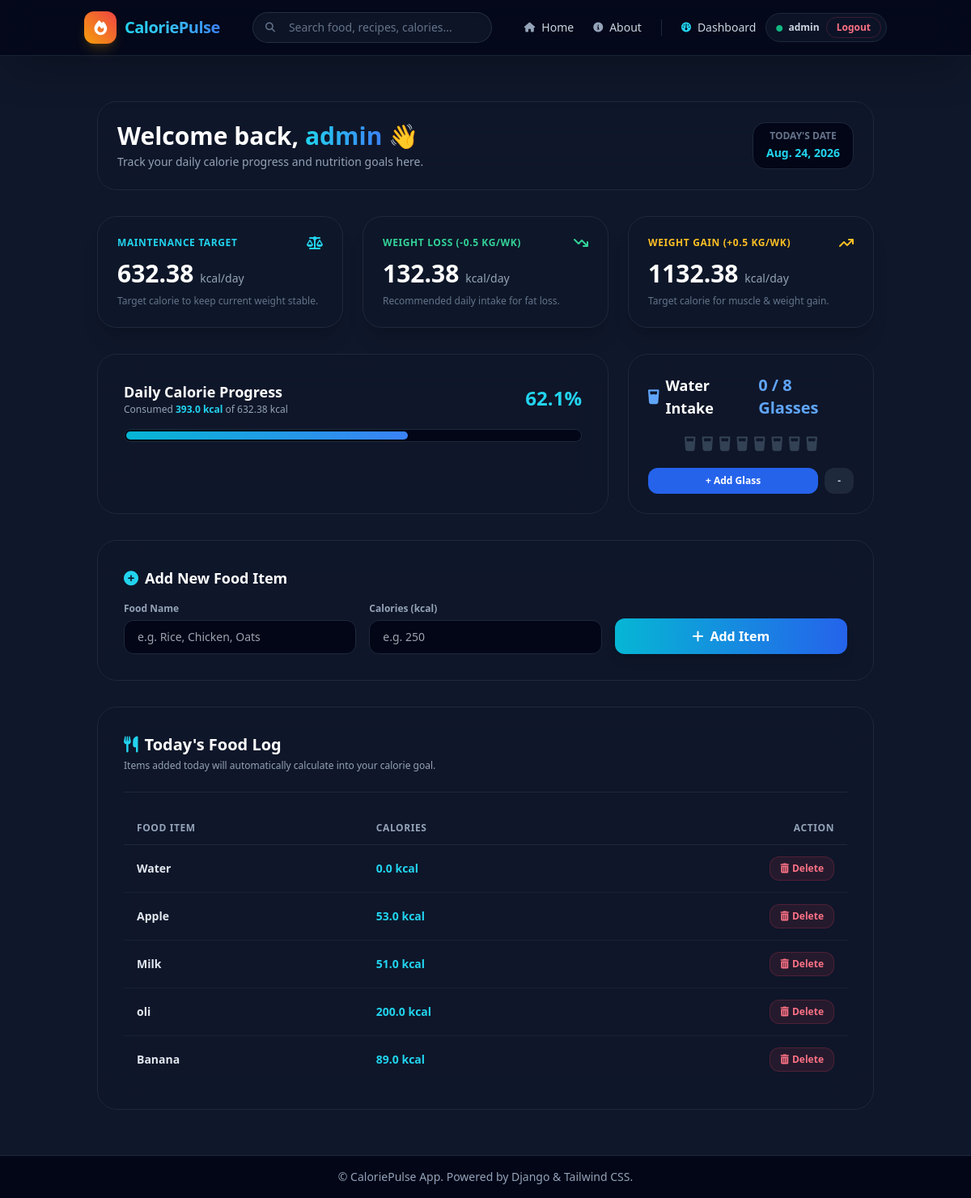
The page /dashboard/ (signed in) on the database its author committed.
### calorie_app/models.py (models this page shows)
class FoodItem(models.Model):
    user = models.ForeignKey(User, on_delete=models.CASCADE)
    item_name = models.CharField(max_length=100)
    calorie_consumed = models.FloatField()
    date = models.DateField(auto_now_add=True)

### calorie_app/views.py (the view, shortened to what this page needs)
# urls.py: path('dashboard/', views.dashboard_view, name='dashboard'),
def dashboard_view(request):
    if not request.user.is_authenticated:
        return redirect('login')
    user_profile = UserProfile.objects.filter(user=request.user).first()
    today = date.today()
    today_items = FoodItem.objects.filter(user=request.user, date=today)
    bmr = user_profile.calculate_bmr() if user_profile else 1700
    weight_loss = max(0, bmr - 500)
    weight_gain = bmr + 500
    total_calories = sum(item.calorie_consumed for item in today_items)
    progress_percentage = min(100, round((total_calories / bmr) * 100, 1)) if bmr > 0 else 0
    context = {
        'profile': user_profile,
        'today_items': today_items,
        'bmr': round(bmr, 2),
        'weight_loss': round(weight_loss, 2),
        'weight_gain': round(weight_gain, 2),
        'total_calories': total_calories,
        'progress_percentage': progress_percentage,
    }
    return render(request, 'dashboard.html', context)

### calorie_app/models.py (called while the page is built)
    def calculate_bmr(self):
        if self.gender == 'Male':
            return 66.47 + (13.75 * self.weight_kg) + (5.003 * self.height_cm) - (6.755 * self.age)
        else:
            return 655.1 + (9.563 * self.weight_kg) + (1.850 * self.height_cm) - (4.676 * self.age)

### calorie_app/templates/dashboard.html (shortened to what this page needs)
{% extends 'base.html' %}
{% block content %}
<div class="max-w-7xl mx-auto space-y-8 py-6 px-4">
  <div
    class="flex flex-col md:flex-row md:items-center justify-between gap-4 bg-slate-900/80 border border-slate-800 p-6 rounded-3xl backdrop-blur-xl"
  >
    <div>
      <h1
        class="text-2xl sm:text-3xl font-extrabold text-white flex items-center gap-2"
      >
        Welcome back,
        <span
          class="bg-gradient-to-r from-cyan-400 to-blue-500 bg-clip-text text-transparent"
          >{{ user.username }}</span
        >
        👋
      </h1>
      <p class="text-slate-400 text-sm mt-1">
        Track your daily calorie progress and nutrition goals here.
      </p>
    </div>
    <div class="flex items-center gap-3">
      <div
        class="px-4 py-2 bg-slate-950 border border-slate-800 rounded-2xl text-center"
      >
        <span class="text-xs text-slate-500 block uppercase font-bold"
          >Today's Date</span
        >
        <span class="text-sm text-cyan-400 font-bold">{% now "N j, Y" %}</span>
      </div>
    </div>
  </div>
  <div class="grid grid-cols-1 md:grid-cols-3 gap-6">
    <div
      class="bg-slate-900/70 border border-slate-800 hover:border-cyan-500/40 p-6 rounded-3xl transition-all shadow-xl"
    >
      <div class="flex justify-between items-center mb-3">
        <span class="text-xs font-bold text-cyan-400 uppercase tracking-wider"
          >Maintenance Target</span
        >
        <i class="fa-solid fa-scale-balanced text-cyan-400"></i>
      </div>
      <h2 class="text-3xl font-extrabold text-white">
        {{ bmr }}
        <span class="text-sm font-normal text-slate-400">kcal/day</span>
      </h2>
      <p class="text-xs text-slate-500 mt-2">
        Target calorie to keep current weight stable.
      </p>
    </div>
    <div
      class="bg-slate-900/70 border border-slate-800 hover:border-emerald-500/40 p-6 rounded-3xl transition-all shadow-xl"
    >
      <div class="flex justify-between items-center mb-3">
        <span
          class="text-xs font-bold text-emerald-400 uppercase tracking-wider"
          >Weight Loss (-0.5 kg/wk)</span
        >
        <i class="fa-solid fa-arrow-trend-down text-emerald-400"></i>
      </div>
      <h2 class="text-3xl font-extrabold text-white">
        {{ weight_loss }}
        <span class="text-sm font-normal text-slate-400">kcal/day</span>
      </h2>
      <p class="text-xs text-slate-500 mt-2">
        Recommended daily intake for fat loss.
      </p>
    </div>
    <div
      class="bg-slate-900/70 border border-slate-800 hover:border-amber-500/40 p-6 rounded-3xl transition-all shadow-xl"
    >
      <div class="flex justify-between items-center mb-3">
        <span class="text-xs font-bold text-amber-400 uppercase tracking-wider"
          >Weight Gain (+0.5 kg/wk)</span
        >
        <i class="fa-solid fa-arrow-trend-up text-amber-400"></i>
      </div>
      <h2 class="text-3xl font-extrabold text-white">
        {{ weight_gain }}
        <span class="text-sm font-normal text-slate-400">kcal/day</span>
      </h2>
      <p class="text-xs text-slate-500 mt-2">
        Target calorie for muscle & weight gain.
      </p>
    </div>
  </div>
  <div class="grid grid-cols-1 lg:grid-cols-3 gap-6">
    <div
      class="lg:col-span-2 bg-slate-900/80 border border-slate-800 p-6 sm:p-8 rounded-3xl backdrop-blur-xl"
    >
      <div class="flex justify-between items-center mb-4">
        <div>
          <h3 class="text-lg font-bold text-white">Daily Calorie Progress</h3>
          <p class="text-xs text-slate-400">
            Consumed
            <span class="text-cyan-400 font-bold"
              >{{ total_calories }} kcal</span
            >
            of {{ bmr }} kcal
          </p>
        </div>
        <span class="text-2xl font-black text-cyan-400"
          >{{ progress_percentage }}%</span
        >
      </div>
      <div
        class="w-full h-4 bg-slate-950 rounded-full border border-slate-800 overflow-hidden p-0.5"
      >
        <div
          class="h-full bg-gradient-to-r from-cyan-500 to-blue-500 rounded-full transition-all duration-500"
          style="width: {{ progress_percentage }}%;"
        ></div>
      </div>
    </div>
    <div
      class="bg-slate-900/80 border border-slate-800 p-6 rounded-3xl backdrop-blur-xl flex flex-col justify-between"
    >
      <div class="flex justify-between items-center">
        <h3 class="text-lg font-bold text-white flex items-center gap-2">
          <i class="fa-solid fa-glass-water text-blue-400"></i> Water Intake
        </h3>
        <span id="water-count" class="text-xl font-bold text-blue-400"
          >0 / 8 Glasses</span
        >
      </div>
      <div
        class="flex items-center justify-center gap-2 my-4"
        id="water-glasses"
      >
      </div>
      <div class="flex gap-2">
        <button
          onclick="addWater()"
          class="flex-1 py-2 bg-blue-600 hover:bg-blue-500 text-white text-xs font-bold rounded-xl transition-all"
        >
          + Add Glass
        </button>
        <button
          onclick="removeWater()"
          class="px-4 py-2 bg-slate-800 hover:bg-slate-700 text-slate-300 text-xs font-bold rounded-xl transition-all"
        >
          -
        </button>
      </div>
    </div>
  </div>
  <div
    class="bg-slate-900/80 border border-slate-800 p-6 sm:p-8 rounded-3xl backdrop-blur-xl"
  >
    <h3 class="text-lg font-bold text-white flex items-center gap-2 mb-4">
      <i class="fa-solid fa-circle-plus text-cyan-400"></i> Add New Food Item
    </h3>
    <form method="POST" class="grid grid-cols-1 sm:grid-cols-3 gap-4">
      <div>
        <label class="block text-xs font-semibold text-slate-400 mb-1.5"
          >Food Name</label
        >
        <input
          type="text"
          name="item_name"
          placeholder="e.g. Rice, Chicken, Oats"
          required
          class="w-full bg-slate-950 border border-slate-800 rounded-xl px-4 py-2.5 text-white text-sm focus:outline-none focus:border-cyan-500"
        />
      </div>
      <div>
        <label class="block text-xs font-semibold text-slate-400 mb-1.5"
          >Calories (kcal)</label
        >
        <input
          type="number"
          name="calorie_consumed"
          placeholder="e.g. 250"
          min="1"
          required
          class="w-full bg-slate-950 border border-slate-800 rounded-xl px-4 py-2.5 text-white text-sm focus:outline-none focus:border-cyan-500"
        />
      </div>
      <div class="flex items-end">
        <button
          type="submit"
          class="w-full py-2.5 bg-gradient-to-r from-cyan-500 to-blue-600 hover:from-cyan-400 text-white font-bold rounded-xl transition-all shadow-lg flex items-center justify-center gap-2"
        >
          <i class="fa-solid fa-plus"></i> Add Item
        </button>
      </div>
    </form>
  </div>
  <div
    class="bg-slate-900/80 border border-slate-800 p-6 sm:p-8 rounded-3xl backdrop-blur-xl"
  >
    <div
      class="flex flex-col sm:flex-row sm:items-center justify-between gap-4 border-b border-slate-800 pb-6 mb-6"
    >
      <div>
        <h3 class="text-xl font-bold text-white flex items-center gap-2">
          <i class="fa-solid fa-utensils text-cyan-400"></i> Today's Food Log
        </h3>
        <p class="text-xs text-slate-400 mt-1">
          Items added today will automatically calculate into your calorie goal.
        </p>
      </div>
    </div>
    <div class="overflow-x-auto">
      <table class="w-full text-left border-collapse">
        <thead>
          <tr
            class="border-b border-slate-800 text-slate-400 text-xs uppercase tracking-wider"
          >
            <th class="py-3 px-4">Food Item</th>
            <th class="py-3 px-4">Calories</th>
            <th class="py-3 px-4 text-right">Action</th>
          </tr>
        </thead>
        <tbody class="divide-y divide-slate-800/60 text-sm">
          {% for food in today_items %}
          <tr class="hover:bg-slate-800/40 transition-colors">
            <td class="py-3.5 px-4 font-semibold text-slate-200">
              {{ food.item_name }}
            </td>
            <td class="py-3.5 px-4 font-bold text-cyan-400">
              {{ food.calorie_consumed }} kcal
            </td>
            <td class="py-3.5 px-4 text-right">
              <a
                href="{% url 'delete_food' food.id %}"
                class="px-3 py-1.5 text-xs font-semibold text-rose-400 hover:text-white bg-rose-500/10 hover:bg-rose-500 border border-rose-500/20 rounded-xl transition-all inline-flex items-center gap-1"
              >
                <i class="fa-solid fa-trash-can"></i> Delete
              </a>
            </td>
          </tr>
          {% endfor %}
        </tbody>
      </table>
    </div>
  </div>
</div>
{% endblock %}

### calorie_app/templates/base.html (shortened to what this page needs)
<!doctype html>
<html lang="en">
  <head>
    <script src="https://cdn.tailwindcss.com"></script>
    <link
      rel="stylesheet"
      href="https://cdnjs.cloudflare.com/ajax/libs/font-awesome/6.4.0/css/all.min.css"
    />
  </head>
  <body
    class="bg-slate-900 text-slate-100 min-h-screen flex flex-col font-sans"
  >
    {% include 'navbar.html' %}
    <main class="container mx-auto px-4 py-8 flex-grow">
      {% block content %}{% endblock content %}
    </main>
    {% include 'footer.html' %}
  </body>
</html>

### calorie_app/templates/Navbar.html (shortened to what this page needs)
<nav
  class="bg-slate-950/80 backdrop-blur-xl border-b border-slate-800/80 sticky top-0 z-50 py-3.5 shadow-2xl"
>
  <div class="container mx-auto px-4 flex items-center justify-between gap-4">
    <a
      href="{% url 'home' %}"
      class="flex items-center gap-2.5 text-xl font-extrabold tracking-tight group"
    >
      <div
        class="w-10 h-10 rounded-xl bg-gradient-to-tr from-amber-500 to-red-500 flex items-center justify-center shadow-lg shadow-amber-500/20 group-hover:scale-105 transition-transform"
      >
        <i class="fa-solid fa-fire text-white text-lg"></i>
      </div>
      <span
        class="bg-gradient-to-r from-cyan-400 via-sky-400 to-blue-500 bg-clip-text text-transparent"
        >CaloriePulse</span
      >
    </a>
    <div class="hidden md:flex flex-1 max-w-md mx-6">
      <form action="{% url 'home' %}" method="GET" class="w-full relative">
        <input
          type="text"
          name="q"
          placeholder="Search food, recipes, calories..."
          class="w-full bg-slate-900/90 text-slate-200 placeholder-slate-500 text-sm rounded-full pl-11 pr-4 py-2 border border-slate-700/60 focus:outline-none focus:border-cyan-500 focus:ring-1 focus:ring-cyan-500 transition-all shadow-inner"
        />
        <div
          class="absolute inset-y-0 left-0 pl-4 flex items-center pointer-events-none text-slate-500"
        >
        </div>
      </form>
    </div>
    <div class="flex items-center gap-6">
      <div class="hidden lg:flex items-center gap-6 text-sm font-medium">
        <a
          href="{% url 'home' %}"
          class="text-slate-300 hover:text-cyan-400 transition-colors flex items-center gap-2"
        >
          <i class="fa-solid fa-house text-slate-400 text-xs"></i> Home
        </a>
        <a
          href="{% url 'about' %}"
          class="text-slate-300 hover:text-cyan-400 transition-colors flex items-center gap-2"
        >
          <i class="fa-solid fa-circle-info text-slate-400 text-xs"></i> About
        </a>
      </div>
      <div class="flex items-center gap-3">
        {% if user.is_authenticated %}
        <a
          href="{% url 'dashboard' %}"
          class="text-slate-300 hover:text-cyan-400 font-medium text-sm transition-colors flex items-center gap-2"
        >
          <i class="fa-solid fa-gauge text-cyan-400 text-xs"></i> Dashboard
        </a>
        <div
          class="flex items-center gap-2 bg-slate-900/80 border border-slate-800 rounded-full py-1 pl-3 pr-1.5"
        >
          <span class="text-slate-300 text-xs font-semibold">
            <i class="fa-solid fa-circle text-emerald-500 text-[8px] me-1"></i>
            {{ user.username }}
          </span>
          <a
            href="{% url 'logout' %}"
            class="px-3 py-1 text-xs font-semibold text-rose-400 hover:bg-rose-500/10 rounded-full transition-all border border-rose-500/20"
          >
            Logout
          </a>
        </div>
        {% endif %}
      </div>
    </div>
  </div>
</nav>

### calorie_app/templates/footer.html
<footer
  class="bg-slate-950 border-t border-slate-800 text-center py-4 text-slate-400 text-sm mt-auto"
>
  <div class="container mx-auto px-4">
    <p>&copy; CaloriePulse App. Powered by Django & Tailwind CSS.</p>
  </div>
</footer>

### rows shown on the page
FoodItem: item_name "Water", calorie_consumed "0.0"
FoodItem: item_name "Apple", calorie_consumed "53.0"
FoodItem: item_name "Milk", calorie_consumed "51.0"
FoodItem: item_name "oli", calorie_consumed "200.0"
FoodItem: item_name "Banana", calorie_consumed "89.0"

### other values the page prints
{{ user.username }} "admin"
{{ bmr }} "632.38"
{{ weight_loss }} "132.38"
{{ weight_gain }} "1132.38"
{{ total_calories }} "393.0"
{{ progress_percentage }} "62.1"
